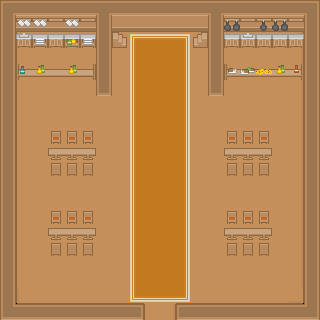

This is a level from a 2D game, rendered from its Tiled map with the project's own tilesets. A one-line summary and the complete map file follow:
An orthogonal 20x20 tile map with 16x16 px tiles, 4 tile layers (Collision, Base/Walls, Ground Decor, Decor), 2 tilesets and 19 objects.

<map version="1.0" orientation="orthogonal" renderorder="right-up" width="20" height="20" tilewidth="16" tileheight="16" nextobjectid="1">
 <tileset firstgid="1" name="Master" tilewidth="16" tileheight="16" spacing="1" tilecount="1767" columns="57">
  <image source="../../JRPGUnityProject/Assets/Art/GameMapSpritesheet.png" trans="ff00ff" width="968" height="526" />
  <terraintypes>
   <terrain name="Water" tile="2" />
   <terrain name="BrownDirt" tile="578" />
   <terrain name="Grass" tile="915" />
   <terrain name="OrangeDirt" tile="1086" />
   <terrain name="PurpleDirt" tile="1257" />
   <terrain name="WhiteDirt" tile="1262" />
   <terrain name="GreyDirt" tile="920" />
   <terrain name="Red Flower" tile="344" />
   <terrain name="White Flower" tile="515" />
   <terrain name="Cyan Flower" tile="686" />
   <terrain name="WaterContained" tile="173" />
  </terraintypes>
  <tile id="2" terrain=",,,0" />
  <tile id="3" terrain=",,0,0" />
  <tile id="4" terrain=",,0," />
  <tile id="57" terrain="0,0,0," />
  <tile id="58" terrain="0,0,,0" />
  <tile id="59" terrain=",0,,0" />
  <tile id="60" terrain="0,0,0,0" />
  <tile id="61" terrain="0,,0," />
  <tile id="80">
   <objectgroup draworder="index">
    <object id="4" x="0.125" y="6.0625" width="8.59375" height="9.78125" />
   </objectgroup>
  </tile>
  <tile id="81">
   <objectgroup draworder="index">
    <object id="1" x="7.03125" y="5.9375" width="8.90625" height="10" />
   </objectgroup>
  </tile>
  <tile id="114" terrain="0,,0,0" />
  <tile id="115" terrain=",0,0,0" />
  <tile id="116" terrain=",0,," />
  <tile id="117" terrain="0,0,," />
  <tile id="118" terrain="0,,," />
  <tile id="129">
   <objectgroup draworder="index">
    <object id="1" x="0" y="0" width="16" height="16" />
   </objectgroup>
  </tile>
  <tile id="171" terrain="10,10,10," />
  <tile id="172" terrain="10,10,,10" />
  <tile id="173" terrain=",,,10" />
  <tile id="174" terrain=",,10,10" />
  <tile id="175" terrain=",,10," />
  <tile id="186">
   <objectgroup draworder="index">
    <object id="1" x="0" y="0" width="16" height="16" />
   </objectgroup>
  </tile>
  <tile id="228" terrain="10,,10,10" />
  <tile id="229" terrain=",10,10,10" />
  <tile id="230" terrain=",10,,10" />
  <tile id="231" terrain="10,10,10,10" />
  <tile id="232" terrain="10,,10," />
  <tile id="238">
   <objectgroup draworder="index">
    <object id="1" x="0.03125" y="5.03125" width="15.9062" height="7.90625" />
   </objectgroup>
  </tile>
  <tile id="253">
   <objectgroup draworder="index">
    <object id="1" x="0.0625" y="3.96875" width="15.9062" height="12.0312" />
   </objectgroup>
  </tile>
  <tile id="287" terrain=",10,," />
  <tile id="288" terrain="10,10,," />
  <tile id="289" terrain="10,,," />
  <tile id="295">
   <objectgroup draworder="index">
    <object id="4" x="0.03125" y="0.03125" width="2.90625" height="15.9375" />
    <object id="6" x="3.0625" y="5.03125" width="12.875" height="7.875" />
   </objectgroup>
  </tile>
  <tile id="303">
   <objectgroup draworder="index">
    <object id="1" x="0" y="9.0625" width="15.9688" height="6.90625" />
   </objectgroup>
  </tile>
  <tile id="342" terrain="7,7,7," />
  <tile id="343" terrain="7,7,,7" />
  <tile id="344" terrain=",,,7" />
  <tile id="345" terrain=",,7,7" />
  <tile id="346" terrain=",,7," />
  <tile id="352">
   <objectgroup draworder="index">
    <object id="1" x="13.0625" y="-0.03125" width="2.90625" height="16" />
    <object id="2" x="0" y="5" width="13" height="8.0625" />
   </objectgroup>
  </tile>
  <tile id="399" terrain="7,,7,7" />
  <tile id="400" terrain=",7,7,7" />
  <tile id="401" terrain=",7,,7" />
  <tile id="402" terrain="7,7,7,7" />
  <tile id="403" terrain="7,,7," />
  <tile id="458" terrain=",7,," />
  <tile id="459" terrain="7,7,," />
  <tile id="460" terrain="7,,," />
  <tile id="513" terrain="8,8,8," />
  <tile id="514" terrain="8,8,,8" />
  <tile id="515" terrain=",,,8" />
  <tile id="516" terrain=",,8,8" />
  <tile id="517" terrain=",,8," />
  <tile id="518" terrain="1,1,1," />
  <tile id="519" terrain="1,1,,1" />
  <tile id="520" terrain=",,,1" />
  <tile id="521" terrain=",,1,1" />
  <tile id="522" terrain=",,1," />
  <tile id="570" terrain="8,,8,8" />
  <tile id="571" terrain=",8,8,8" />
  <tile id="572" terrain=",8,,8" />
  <tile id="573" terrain="8,8,8,8" />
  <tile id="574" terrain="8,,8," />
  <tile id="575" terrain="1,,1,1" />
  <tile id="576" terrain=",1,1,1" />
  <tile id="577" terrain=",1,,1" />
  <tile id="578" terrain="1,1,1,1" />
  <tile id="579" terrain="1,,1," />
  <tile id="629" terrain=",8,," />
  <tile id="630" terrain="8,8,," />
  <tile id="631" terrain="8,,," />
  <tile id="634" terrain=",1,," />
  <tile id="635" terrain="1,1,," />
  <tile id="636" terrain="1,,," />
  <tile id="640">
   <objectgroup draworder="index">
    <object id="1" x="0.0434783" y="0.0434783" width="15.8696" height="15.913" />
   </objectgroup>
  </tile>
  <tile id="684" terrain="9,9,9," />
  <tile id="685" terrain="9,9,,9" />
  <tile id="686" terrain=",,,9" />
  <tile id="687" terrain=",,9,9" />
  <tile id="688" terrain=",,9," />
  <tile id="718">
   <objectgroup draworder="index">
    <object id="1" x="-0.0625" y="0.0625" width="16.0938" height="15.8125" />
   </objectgroup>
  </tile>
  <tile id="719">
   <objectgroup draworder="index">
    <object id="1" x="0.03125" y="-0.0625" width="15.9375" height="16.0312" />
   </objectgroup>
  </tile>
  <tile id="720">
   <objectgroup draworder="index">
    <object id="1" x="0" y="0.03125" width="15.9375" height="15.9688" />
   </objectgroup>
  </tile>
  <tile id="741" terrain="9,,9,9" />
  <tile id="742" terrain=",9,9,9" />
  <tile id="743" terrain=",9,,9" />
  <tile id="744" terrain="9,9,9,9" />
  <tile id="745" terrain="9,,9," />
  <tile id="800" terrain=",9,," />
  <tile id="801" terrain="9,9,," />
  <tile id="802" terrain="9,,," />
  <tile id="855" terrain="2,2,2," />
  <tile id="856" terrain="2,2,,2" />
  <tile id="857" terrain=",,,2" />
  <tile id="858" terrain=",,2,2" />
  <tile id="859" terrain=",,2," />
  <tile id="860" terrain="6,6,6," />
  <tile id="861" terrain="6,6,,6" />
  <tile id="862" terrain=",,,6" />
  <tile id="863" terrain=",,6,6" />
  <tile id="864" terrain=",,6," />
  <tile id="912" terrain="2,,2,2" />
  <tile id="913" terrain=",2,2,2" />
  <tile id="914" terrain=",2,,2" />
  <tile id="915" terrain="2,2,2,2" />
  <tile id="916" terrain="2,,2," />
  <tile id="917" terrain="6,,6,6" />
  <tile id="918" terrain=",6,6,6" />
  <tile id="919" terrain=",6,,6" />
  <tile id="920" terrain="6,6,6,6" />
  <tile id="921" terrain="6,,6," />
  <tile id="971" terrain=",2,," />
  <tile id="972" terrain="2,2,," />
  <tile id="973" terrain="2,,," />
  <tile id="976" terrain=",6,," />
  <tile id="977" terrain="6,6,," />
  <tile id="978" terrain="6,,," />
  <tile id="1026" terrain="3,3,3," />
  <tile id="1027" terrain="3,3,,3" />
  <tile id="1028" terrain=",,,3" />
  <tile id="1029" terrain=",,3,3" />
  <tile id="1030" terrain=",,3," />
  <tile id="1083" terrain="3,,3,3" />
  <tile id="1084" terrain=",3,3,3" />
  <tile id="1085" terrain=",3,,3" />
  <tile id="1086" terrain="3,3,3,3" />
  <tile id="1087" terrain="3,,3," />
  <tile id="1142" terrain=",3,," />
  <tile id="1143" terrain="3,3,," />
  <tile id="1144" terrain="3,,," />
  <tile id="1197" terrain="4,4,4," />
  <tile id="1198" terrain="4,4,,4" />
  <tile id="1199" terrain=",,,4" />
  <tile id="1200" terrain=",,4,4" />
  <tile id="1201" terrain=",,4," />
  <tile id="1202" terrain="5,5,5," />
  <tile id="1203" terrain="5,5,,5" />
  <tile id="1204" terrain=",,,5" />
  <tile id="1205" terrain=",,5,5" />
  <tile id="1206" terrain=",,5," />
  <tile id="1254" terrain="4,,4,4" />
  <tile id="1255" terrain=",4,4,4" />
  <tile id="1256" terrain=",4,,4" />
  <tile id="1257" terrain="4,4,4,4" />
  <tile id="1258" terrain="4,,4," />
  <tile id="1259" terrain="5,,5,5" />
  <tile id="1260" terrain=",5,5,5" />
  <tile id="1261" terrain=",5,,5" />
  <tile id="1262" terrain="5,5,5,5" />
  <tile id="1263" terrain="5,,5," />
  <tile id="1313" terrain=",4,," />
  <tile id="1314" terrain="4,4,," />
  <tile id="1315" terrain="4,,," />
  <tile id="1318" terrain=",5,," />
  <tile id="1319" terrain="5,5,," />
  <tile id="1320" terrain="5,,," />
 </tileset>
 <tileset firstgid="1768" name="Collision Lines" tilewidth="16" tileheight="16" spacing="1" tilecount="4" columns="2">
  <image source="../../JRPGUnityProject/Assets/Art/Collision.png" width="33" height="33" />
  <tile id="0">
   <objectgroup draworder="index">
    <object id="1" x="0" y="0" width="1" height="16" />
    <object id="2" x="0" y="0" width="16" height="1" />
   </objectgroup>
  </tile>
  <tile id="1">
   <objectgroup draworder="index">
    <object id="1" x="0" y="0" width="16" height="1" />
   </objectgroup>
  </tile>
  <tile id="3">
   <objectgroup draworder="index">
    <object id="1" x="0" y="0" width="16" height="16" />
   </objectgroup>
  </tile>
 </tileset>
 <layer name="Collision" width="20" height="20">
  <data encoding="csv">
1771,1771,1771,1771,1771,1771,1771,1771,1771,1771,1771,1771,1771,1771,1771,1771,1771,1771,1771,1771,
1771,1771,1771,1771,1771,1771,1771,1771,1771,1771,1771,1771,1771,1771,1771,1771,1771,1771,1771,1771,
1771,0,0,0,0,0,1771,0,0,0,0,0,0,1771,0,0,0,0,0,1771,
1771,0,0,0,0,0,1771,0,0,0,0,0,0,1771,0,0,0,0,0,1771,
1771,1771,1771,1771,1771,1771,1771,0,0,0,0,0,0,1771,1771,1771,1771,1771,1771,1771,
1771,0,0,0,0,0,1771,0,0,0,0,0,0,1771,0,0,0,0,0,1771,
1771,0,0,0,0,0,0,0,0,0,0,0,0,0,0,0,0,0,0,1771,
1771,0,0,0,0,0,0,0,0,0,0,0,0,0,0,0,0,0,0,1771,
1771,0,0,1771,1771,1771,0,0,0,0,0,0,0,0,1771,1771,1771,0,0,1771,
1771,0,0,1771,1771,1771,0,0,0,0,0,0,0,0,1771,1771,1771,0,0,1771,
1771,0,0,1771,1771,1771,0,0,0,0,0,0,0,0,1771,1771,1771,0,0,1771,
1771,0,0,0,0,0,0,0,0,0,0,0,0,0,0,0,0,0,0,1771,
1771,0,0,0,0,0,0,0,0,0,0,0,0,0,0,0,0,0,0,1771,
1771,0,0,1771,1771,1771,0,0,0,0,0,0,0,0,1771,1771,1771,0,0,1771,
1771,0,0,1771,1771,1771,0,0,0,0,0,0,0,0,1771,1771,1771,0,0,1771,
1771,0,0,1771,1771,1771,0,0,0,0,0,0,0,0,1771,1771,1771,0,0,1771,
1771,0,0,0,0,0,0,0,0,0,0,0,0,0,0,0,0,0,0,1771,
1771,0,0,0,0,0,0,0,0,0,0,0,0,0,0,0,0,0,0,1771,
1771,0,0,0,0,0,0,0,0,0,0,0,0,0,0,0,0,0,0,1771,
1771,1771,1771,1771,1771,1771,1771,1771,1771,0,0,1771,1771,1771,1771,1771,1771,1771,1771,1771
</data>
 </layer>
 <layer name="Base/Walls" width="20" height="20">
  <data encoding="csv">
722,720,720,720,720,720,782,720,720,720,720,720,720,782,720,720,720,720,720,723,
778,890,890,890,890,890,778,890,890,890,890,890,890,778,890,890,890,890,890,778,
778,1610613959,1280,1280,1280,1280,778,1280,1280,1280,1280,1280,1280,778,1280,1280,1280,1280,1281,778,
778,1610613959,1280,1280,1280,1280,778,1280,1280,1280,1280,1280,1280,778,1280,1280,1280,1280,1281,778,
778,1610613959,1280,1280,1280,1280,778,1280,1280,1280,1280,1280,1280,778,1280,1280,1280,1280,1281,778,
778,1610613959,1280,1280,1280,1280,833,1280,1280,1280,1280,1280,1280,833,1280,1280,1280,1280,1281,778,
778,1610613959,1280,1280,1280,1280,1280,1280,1280,1280,1280,1280,1280,1280,1280,1280,1280,1280,1281,778,
778,1610613959,1280,1280,1280,1280,1280,1280,1280,1280,1280,1280,1280,1280,1280,1280,1280,1280,1281,778,
778,1610613959,1280,1280,1280,1280,1280,1280,1280,1280,1280,1280,1280,1280,1280,1280,1280,1280,1281,778,
778,1610613959,1280,1280,1280,1280,1280,1280,1280,1280,1280,1280,1280,1280,1280,1280,1280,1280,1281,778,
778,1610613959,1280,1280,1280,1280,1280,1280,1280,1280,1280,1280,1280,1280,1280,1280,1280,1280,1281,778,
778,1610613959,1280,1280,1280,1280,1280,1280,1280,1280,1280,1280,1280,1280,1280,1280,1280,1280,1281,778,
778,1610613959,1280,1280,1280,1280,1280,1280,1280,1280,1280,1280,1280,1280,1280,1280,1280,1280,1281,778,
778,1610613959,1280,1280,1280,1280,1280,1280,1280,1280,1280,1280,1280,1280,1280,1280,1280,1280,1281,778,
778,1610613959,1280,1280,1280,1280,1280,1280,1280,1280,1280,1280,1280,1280,1280,1280,1280,1280,1281,778,
778,1610613959,1280,1280,1280,1280,1280,1280,1280,1280,1280,1280,1280,1280,1280,1280,1280,1280,1281,778,
778,1610613959,1280,1280,1280,1280,1280,1280,1280,1280,1280,1280,1280,1280,1280,1280,1280,1280,1281,778,
778,1610613959,1280,1280,1280,1280,1280,1280,1280,1280,1280,1280,1280,1280,1280,1280,1280,1280,1281,778,
778,3221226696,3221226695,3221226695,3221226695,3221226695,3221226695,3221226695,3221226695,1280,1280,3221226695,3221226695,3221226695,3221226695,3221226695,3221226695,3221226695,2684355784,778,
779,720,720,720,720,720,720,720,2147484367,1610613959,1281,719,720,720,720,720,720,720,720,780
</data>
 </layer>
 <layer name="Ground Decor" width="20" height="20">
  <data encoding="csv">
0,0,0,0,0,0,0,0,0,0,0,0,0,0,0,0,0,0,0,0,
0,0,0,0,0,0,0,0,0,0,0,0,0,0,0,0,0,0,0,0,
0,0,0,0,0,0,0,0,1094,1095,1095,1096,0,0,0,0,0,0,0,0,
0,0,0,0,0,0,0,0,1151,1152,1152,1153,0,0,0,0,0,0,0,0,
0,0,0,0,0,0,0,0,1151,1152,1152,1153,0,0,0,0,0,0,0,0,
0,0,0,0,0,0,0,0,1151,1152,1152,1153,0,0,0,0,0,0,0,0,
0,0,0,0,0,0,0,0,1151,1152,1152,1153,0,0,0,0,0,0,0,0,
0,0,0,0,0,0,0,0,1151,1152,1152,1153,0,0,0,0,0,0,0,0,
0,0,0,0,0,0,0,0,1151,1152,1152,1153,0,0,0,0,0,0,0,0,
0,0,0,0,0,0,0,0,1151,1152,1152,1153,0,0,0,0,0,0,0,0,
0,0,0,0,0,0,0,0,1151,1152,1152,1153,0,0,0,0,0,0,0,0,
0,0,0,0,0,0,0,0,1151,1152,1152,1153,0,0,0,0,0,0,0,0,
0,0,0,0,0,0,0,0,1151,1152,1152,1153,0,0,0,0,0,0,0,0,
0,0,0,0,0,0,0,0,1151,1152,1152,1153,0,0,0,0,0,0,0,0,
0,0,0,0,0,0,0,0,1151,1152,1152,1153,0,0,0,0,0,0,0,0,
0,0,0,0,0,0,0,0,1151,1152,1152,1153,0,0,0,0,0,0,0,0,
0,0,0,0,0,0,0,0,1151,1152,1152,1153,0,0,0,0,0,0,0,0,
0,0,0,0,0,0,0,0,1151,1152,1152,1153,0,0,0,0,0,0,0,0,
0,0,0,0,0,0,0,0,1208,1209,1209,1210,0,0,0,0,0,0,0,0,
0,0,0,0,0,0,0,0,0,0,0,0,0,0,0,0,0,0,0,0
</data>
 </layer>
 <layer name="Decor" width="20" height="20">
  <data encoding="csv">
0,0,0,0,0,0,0,0,0,0,0,0,0,0,0,0,0,0,0,0,
0,146,146,145,146,145,0,0,0,0,0,0,0,0,203,145,260,203,145,0,
0,29,31,30,32,31,0,1062,0,0,0,0,1061,0,30,29,30,30,30,0,
0,0,0,0,0,0,0,0,0,0,0,0,0,0,0,0,0,0,0,0,
0,298,241,239,241,2147483944,0,0,0,0,0,0,0,0,2147484002,240,242,241,355,0,
0,0,0,0,0,0,0,0,0,0,0,0,0,0,0,0,0,0,0,0,
0,0,0,0,0,0,0,0,0,0,0,0,0,0,0,0,0,0,0,0,
0,0,0,0,0,0,0,0,0,0,0,0,0,0,0,0,0,0,0,0,
0,0,0,134,134,134,0,0,0,0,0,0,0,0,134,134,134,0,0,0,
0,0,0,2147484011,364,363,0,0,0,0,0,0,0,0,2147484011,364,363,0,0,0,
0,0,0,249,249,249,0,0,0,0,0,0,0,0,249,249,249,0,0,0,
0,0,0,0,0,0,0,0,0,0,0,0,0,0,0,0,0,0,0,0,
0,0,0,0,0,0,0,0,0,0,0,0,0,0,0,0,0,0,0,0,
0,0,0,134,134,134,0,0,0,0,0,0,0,0,134,134,134,0,0,0,
0,0,0,2147484011,364,363,0,0,0,0,0,0,0,0,2147484011,364,363,0,0,0,
0,0,0,249,249,249,0,0,0,0,0,0,0,0,249,249,249,0,0,0,
0,0,0,0,0,0,0,0,0,0,0,0,0,0,0,0,0,0,0,0,
0,0,0,0,0,0,0,0,0,0,0,0,0,0,0,0,0,0,0,0,
0,0,0,0,0,0,0,0,0,0,0,0,0,0,0,0,0,0,0,0,
0,0,0,0,0,0,0,0,0,0,0,0,0,0,0,0,0,0,0,0
</data>
 </layer>
</map>
